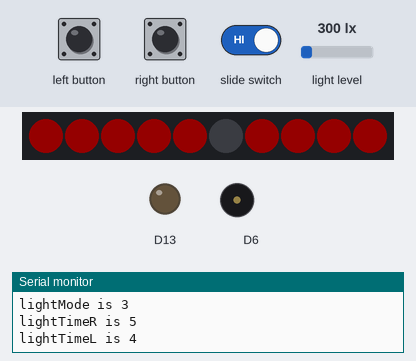
A sketch run on a simulated Adafruit Circuit Playground Express. On the bench: 10 RGB LEDs in strip order, left to right, output pins drawn as LEDs (lit = HIGH), buzzer (waves = sounding), the last lines printed to the serial monitor. Inputs (shaded band) come from the test bench; at power-on: light level 300 lx. Dim RGB values are drawn brighter than linear; random numbers use the default seed unless the sketch sets one; the audio player accepts every command and is not drawn.

Above: at 1.36 s.
1.4 s: left button pressed for 3.2 s
At 4.4 s:
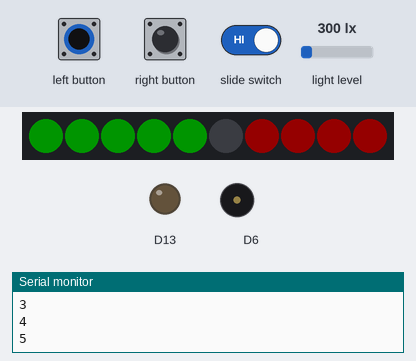
6.1 s: right button pressed for 3.2 s
At 9.1 s:
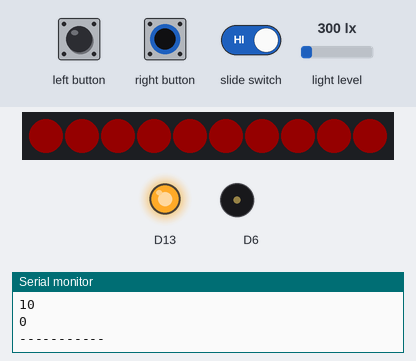
At 10.0 s:
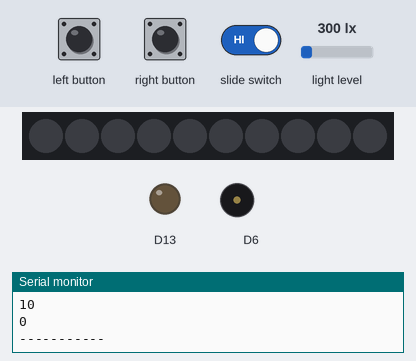
Timing chart, 0 to 11.5 s (numbered marks = the images above; inputs shaded):
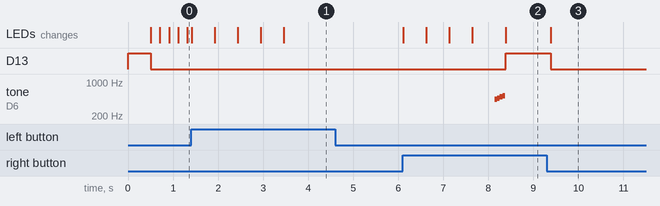

Measured:
- after the input at 1.4 s, the LEDs: first change at once (image 1 shows a later state)
- after the input at 6.1 s, D13: LOW → HIGH after 2.3 s, → LOW 1.0 s later; tone on D6: plays 440 Hz for 0.06 s, 466 Hz for 0.06 s, 494 Hz for 0.06 s, 523 Hz for 0.06 s, starting after 2.0 s

The sketch:

finalGameDemo.ino
```cpp
#include <Adafruit_CircuitPlayground.h>
#include <Wire.h>
#include <SPI.h>

const uint8_t spGAMES[]             PROGMEM ={0xAA,0x15,0x24,0x2A,0xD6,0xE4,0xB6,0xB6,0x79,0x13,0xB1,0x5C,0xB2,0xF3,0x93,0x97,0xA4,0x66,0x3E,0x75,0x77,0x3E,0xF2,0x52,0x8D,0xCD,0x26,0xF6,0xCC,0x7B,0xDE,0x8A,0x9A,0x14,0x2D,0xBA,0xD2,0xAC,0x66,0xDD,0xEB,0xDE,0x8E,0xB6,0x7A,0x47,0x0D,0xAF,0x95,0x3A,0x6D,0xB1,0x9A,0xDA,0x8E,0xED,0x6C,0x67,0x3A,0x6E,0xA5,0x46,0x42,0xB1,0xED,0x74,0x27,0x3A,0x62,0x32,0xC2,0x23,0x76,0xEA,0x7F,0x22,0x36,0x11,0xF5,0x06,0x38,0x1C,0xC8,0x00,0xDF,0x29,0x39,0xE0,0x7B,0x56,0x03,0x7C,0xCD,0xCA,0x80,0xCC,0x83,0x1E,0x00,0x00};
const uint8_t spOVER[]              PROGMEM ={0xA7,0xD0,0xAE,0x2F,0x50,0xBA,0x9D,0x5C,0xDB,0xFA,0x24,0xCE,0x3A,0x72,0x19,0xFA,0x15,0x25,0x73,0xCB,0x45,0xAE,0x67,0xB4,0x2E,0xAD,0x10,0xB1,0x4E,0xC1,0x3D,0xB7,0x3A,0x1A,0x57,0x95,0x70,0xD4,0x9A,0x6C,0x4C,0x85,0xCD,0x4D,0xAF,0x5A,0xA5,0x7D,0x9A,0x9B,0xBB,0x1B,0x8D,0x69,0x66,0xE9,0xDC,0xAD,0xB5,0xA6,0x84,0xD8,0xA8,0xB6,0xD4,0xE9,0x2E,0x56,0x23,0x7E,0x42,0xAF,0xBB,0xC8,0x94,0x78,0x76,0xBD,0x99,0x2C,0x59,0xEC,0xCB,0xF5,0xB2,0x98,0x64,0xA6,0xE4,0x07,0x00,0x00};
const uint8_t spYOU[]               PROGMEM ={0xA5,0xDA,0x0D,0x98,0x23,0x6F,0xF4,0x6A,0x55,0x33,0xA9,0x82,0xC6,0xEB,0x91,0xF5,0x68,0x02,0x11,0x5B,0x67,0x36,0x32,0x2B,0xA2,0x24,0x75,0x75,0xCF,0x7B,0xD5,0x9B,0xD6,0x5A,0x61,0xE5,0x49,0xDD,0x6A,0x97,0xFB,0xD8,0xFB,0x5E,0x77,0xA2,0xB3,0x2C,0x45,0x25,0x8D,0x3C,0x00,0x00};
const uint8_t spGOT[]               PROGMEM ={0xA2,0x20,0xBA,0x2A,0xDD,0x13,0x8F,0x2A,0x07,0x13,0x2D,0x5D,0x7B,0xF3,0x93,0xFB,0x6C,0xE1,0x11,0x73,0x4F,0xE1,0x73,0xB6,0x6B,0xD4,0xBF,0xC5,0xAD,0x66,0x5D,0x3A,0xEF,0x5A,0x4A,0xC2,0x52,0xEE,0x75,0x0F,0x20,0x00,0x43,0xC2,0x19,0x30,0x44,0x04,0x3C};
const uint8_t spONE[]               PROGMEM ={0xA6,0xA5,0x36,0xDF,0x89,0xEC,0xA5,0x86,0xDB,0xF9,0x42,0x56,0x9A,0x2A,0xE1,0xFB,0x0B,0x38,0x7D,0x6F,0x46,0x63,0x7C,0x9D,0x62,0x25,0x9E,0xCD,0x28,0x5C,0xAC,0x32,0xEA,0x38,0xBB,0x1A,0x4D,0x88,0x56,0x2A,0x53,0x67,0x76,0x79,0x70,0x83,0xF3,0x94,0x6C,0xE9,0xD6,0x0C,0xCE,0x61,0x8A,0xB4,0x3B,0x36,0xCA,0x20,0x1A,0xDC,0xAD,0xCD,0x28,0x8D,0x78,0x7B,0x5B,0x26,0x93,0x10,0x6A,0x95,0x9E,0xDA,0x4C,0x25,0x85,0x9A,0x5A,0x9A,0x07};
const uint8_t spTHREE[]             PROGMEM ={0x0C,0x08,0xCA,0x44,0x02,0x1A,0xB0,0x40,0xC8,0x4D,0x15,0x73,0xCB,0xB4,0x39,0x0F,0xB9,0xE9,0x14,0xE6,0xAD,0xBE,0xE4,0x7E,0x50,0x50,0xA9,0xDF,0x91,0xE5,0x25,0x05,0x21,0x79,0x47,0x5E,0x7A,0x18,0x09,0xBD,0x5F,0x45,0xCB,0xC1,0xA8,0xF6,0x76,0x56,0xAD,0x2D,0x41,0x98,0xB3,0xEF,0xD4,0x2E,0x0C,0x5E,0x89,0xE5,0x66,0x65,0x3F,0xB8,0xC1,0x6B,0xF2,0x9A,0x0E,0x63,0x46,0xAF,0x38,0xAB,0x53,0xCC,0x03};
const uint8_t spFOUR[]              PROGMEM ={0xC0,0x00,0x23,0x2D,0x24,0xA0,0x01,0x0B,0x58,0x20,0xC5,0xBC,0xF7,0x11,0x4C,0x9A,0x9A,0xA4,0x84,0xF6,0x39,0x85,0x6E,0x97,0x93,0x98,0x84,0x8C,0xF5,0x5E,0x45,0xCD,0xDE,0x2A,0x91,0x63,0xD2,0x58,0x7D,0x6B,0x55,0xB1,0xF2,0x26,0xED,0xA9,0xE7,0xDB,0xC2,0x4B,0xFC,0xBA,0x49,0x2E,0x89,0x55,0xF4,0xE3,0x66,0xB5,0x95,0xAB,0xCC,0xBB,0x9B,0xED,0x30,0xF6,0x11,0x35,0x76,0x7B,0x00,0x00};
const uint8_t spFIVE[]              PROGMEM ={0xC0,0x80,0xE8,0xCD,0x46,0xEE,0x9C,0x6F,0x31,0x66,0x39,0xB9,0xF3,0x35,0x45,0xD6,0xF4,0x64,0xDE,0x77,0x27,0x79,0xDD,0x93,0x7A,0xDF,0x1D,0x14,0x45,0x4E,0xE6,0x43,0x97,0x73,0x05,0x3D,0x45,0x08,0x5D,0xC5,0x15,0xE5,0x54,0x21,0x56,0x06,0x67,0x90,0x53,0xC7,0x54,0x15,0x14,0x75,0x4F,0x1B,0xAB,0x17,0x43,0x25,0x59,0x5D,0x6C,0x5E,0xAA,0x59,0x75,0xF4,0xA9,0x59,0x69,0xD5,0xD4,0xD1,0xC7,0x6A,0xA1,0x5E,0x53,0xDB,0x10,0x8B,0x86,0x46,0x5D,0x6D,0x43,0x28,0x1A,0x1A,0x35,0xB4,0xF4,0x2E,0x4B,0xA9,0x75,0x62,0x33,0x98,0xA2,0xC6,0x5A,0x09,0xD9,0x20,0x95,0x7B,0x99,0xBB,0x06,0x04,0x38,0x27,0x84,0x00,0xE5,0xD5,0x1F};
const uint8_t spSIX[]               PROGMEM ={0x06,0x98,0xB6,0xC4,0x01,0x2F,0x66,0x46,0x20,0x01,0xD3,0x96,0x18,0x40,0x04,0xAF,0x96,0xA4,0x60,0xA1,0x52,0x8B,0x6F,0xB2,0x92,0x58,0xC4,0xC5,0x67,0xC9,0x4E,0x46,0x95,0x9A,0xB8,0x44,0x2D,0x76,0x7D,0x48,0xD8,0x13,0x15,0x03,0x00,0x10,0x60,0xA2,0x8B,0x00,0x8E,0xAD,0x52,0xC0,0xCF,0x9E,0x1A,0x10,0xC0,0x8F,0xE6,0x0F,0x00,0x00};
const uint8_t spSEVEN[]             PROGMEM ={0x0C,0xF8,0xDE,0x4C,0x02,0x1A,0xD0,0x80,0x05,0x2C,0xB0,0x62,0x17,0x2D,0x43,0x2B,0xF1,0x4D,0x6E,0xB2,0xD3,0x92,0x19,0x1F,0x6E,0xEC,0x51,0x5C,0xE5,0xB9,0x5A,0x58,0x3A,0x76,0x95,0xF7,0x9E,0x1E,0x30,0xAF,0x77,0x65,0xB2,0x29,0x42,0x2C,0xA6,0xB8,0xD9,0x64,0xCD,0x90,0x8A,0xE5,0x66,0x13,0x38,0x8C,0xD3,0x9D,0x58,0xB4,0x17,0x1B,0x29,0xF7,0x62,0x31,0x5E,0xC5,0x24,0xD3,0x88,0xCD,0x79,0xD6,0x90,0x71,0xF7};
const uint8_t spEIGHT[]             PROGMEM ={0x2D,0x2F,0xC5,0x54,0xA3,0x63,0xB5,0xBC,0x54,0x55,0xCD,0x1E,0x32,0xB2,0x5A,0x85,0xB8,0xBA,0xCE,0xCE,0x66,0x36,0x8B,0x56,0xD5,0x22,0xC8,0x55,0x73,0x63,0x2F,0x07,0x00,0x00,0x02,0x44,0x6D,0xCA,0x01,0x04,0x18,0x21,0x86,0x81,0x07};
const uint8_t spNINE[]              PROGMEM ={0x80,0x52,0xAA,0x32,0x2B,0xDA,0xB6,0xA9,0xAC,0x95,0x69,0xCD,0x48,0xAE,0xB1,0x5E,0xC7,0xAD,0x4D,0xAE,0x3A,0xBA,0x0C,0x51,0xAA,0x72,0xAA,0xE0,0x3B,0x25,0xB0,0xCD,0xA9,0x6C,0x9C,0x34,0xCD,0x2A,0x2B,0x77,0x61,0xD2,0x2C,0xEB,0x8C,0xDC,0xFB,0x49,0xD2,0x29,0x32,0x0A,0x17,0xC7,0xCD,0x22,0xEA,0xA9,0x62,0xA8,0x70,0xC9,0x7A,0xA7,0x4D,0x39,0x33,0x58,0x9B,0x8E,0x2E,0x76,0x0D,0xD5,0xA8,0xD3,0xFA,0xD0,0x43,0xB4,0x35,0x76,0x19,0x52,0x96,0xD0,0xCC,0xC8,0x65,0x88,0x43,0x45,0x23,0xAA,0xBA,0x31,0x0C,0x23,0xCD,0x18,0xC3,0x46,0x19,0x25,0x52,0xB3,0xA6,0x1A,0xB4,0xE3,0x48,0xA9,0x88,0x66,0x14,0x56,0x3D,0x22,0x1B,0x86,0xD1,0x29,0x37,0xCA,0x8C,0x0B,0x00,0xF0};
const uint8_t spZERO[]              PROGMEM ={0xAD,0x59,0x3A,0xC8,0x18,0xFD,0x9E,0xA2,0x99,0x34,0x23,0xE9,0x77,0xB2,0xE0,0xDD,0xC4,0xAA,0xCD,0x49,0x5C,0x36,0xB3,0xAC,0x36,0x2B,0xB1,0x45,0xD2,0x33,0x72,0xEF,0x6C,0x54,0xA6,0x73,0x79,0x49,0xDE,0xD5,0xD8,0x2A,0xE9,0xA9,0xDE,0x67,0xEF,0x06,0x99,0xBB,0xA4,0x2D,0x75,0x19,0x54,0xB4,0x2F,0xD1,0xB4,0x79,0xF0,0x83,0x1F,0xFC,0xEC,0x17,0xBB,0x3C,0x00,0x00};
const uint8_t spGOODBYE[]           PROGMEM ={0xA9,0x49,0xE1,0x54,0x91,0x2D,0xAF,0x22,0x07,0x55,0x29,0x69,0x7B,0xF2,0x18,0x38,0x32,0x3C,0xCB,0x4D,0x52,0xC8,0x4A,0x5A,0x65,0x99,0x52,0x21,0x6A,0x61,0x69,0x2E,0x45,0x46,0x2C,0x43,0xA9,0x3C,0x3D,0x1C,0x87,0x2A,0x3A,0xFB,0x50,0x6E,0x73,0xEB,0xDB,0xEC,0x6E,0x77,0xA3,0xF7,0xD1,0x4E,0x35,0xA2,0xCC,0x7E,0x74,0x3E,0xC6,0xA8,0x79,0x85,0xD1,0x86,0x64,0x65,0x16,0x95,0x5B,0x13,0x52,0xB0,0x65,0x94,0x2E,0xB5,0x4D,0x6A,0x55,0x65,0xF8,0x01,0x00,0x00};


int count = 1;

int score = 0;

int holding = 500;
int loading = 100;
int timer = 10;
int level = 0;


bool leftButtonPressed;
bool rightButtonPressed;

bool slideSwitch = CircuitPlayground.slideSwitch();

void setup() {
  Serial.begin(9600);
  CircuitPlayground.begin();
}

void loop() {
  int lightMode;
  int lightTime;
  int lightTimeR;
  int lightTimeL;

  int longerTime;


  bool slideSwitch = CircuitPlayground.slideSwitch();

  CircuitPlayground.clearPixels();
  CircuitPlayground.redLED(LOW);


  if (slideSwitch) {

    if (count == 1) {

    int lightMode = random(1,5);//asndjajsdjfasdfjasjdfjawjsdf
    int lightTime = random(1,6);
    int lightTimeR = random(1,6);
    int lightTimeL = random(1,6);

    if (lightTimeR > lightTimeL) {
      longerTime = lightTimeR;
    } else if (lightTimeR <= lightTimeL) {
      longerTime = lightTimeL;
    }

      Serial.print("longer Time is ");
      Serial.println(longerTime);

    switch (lightMode) {
      case 1:

      Serial.print("lightMode is ");
      Serial.println(lightMode);

      Serial.print("lightTime is ");
      Serial.println(lightTime);


      for (int i=0; i<lightTime; i++) {
        CircuitPlayground.setPixelColor(i, 255,   0,   0);
        delay(loading);
      }
      break;

      case 2:
      Serial.print("lightMode is ");
      Serial.println(lightMode);

      Serial.print("lightTimeR is ");
      Serial.println(lightTime);


      for (int i=0; i<lightTime; i++) {
        int ll = map(i, 0, 4, 9, 5);
        CircuitPlayground.setPixelColor(ll, 255,   0,   0);
        delay(loading);
      }
      break;

      case 3:
      Serial.print("lightMode is ");
      Serial.println(lightMode);

      Serial.print("lightTimeR is ");
      Serial.println(lightTimeR);

      Serial.print("lightTimeL is ");
      Serial.println(lightTimeL);


      for (int i=0; i<lightTimeR || i<lightTimeL; i++) {
        if (i<lightTimeR) {
          CircuitPlayground.setPixelColor(i, 255,   0,   0);
          delay(loading);
        }
        if(i<lightTimeL) {
          CircuitPlayground.setPixelColor(9-i, 255,   0,   0);
          delay(loading);
        }
      }
      break;

      case 4:
      Serial.print("lightMode is ");
      Serial.println(lightMode);

      CircuitPlayground.setPixelColor(0, 255,   0,   0);
      CircuitPlayground.setPixelColor(1, 255,   0,   0);
      CircuitPlayground.setPixelColor(2, 255,   0,   0);
      CircuitPlayground.setPixelColor(3, 255,   0,   0);
      CircuitPlayground.setPixelColor(4, 255,   0,   0);
      CircuitPlayground.setPixelColor(5, 255,   0,   0);
      CircuitPlayground.setPixelColor(6, 255,   0,   0);
      CircuitPlayground.setPixelColor(7, 255,   0,   0);
      CircuitPlayground.setPixelColor(8, 255,   0,   0);
      CircuitPlayground.setPixelColor(9, 255,   0,   0);

      CircuitPlayground.redLED(HIGH);
      break;
    }


    //-------------------------------------------- input part --------------------------------------------

    int right = 0;
    int left = 0;

    int step = 0;

    while (lightMode == 1){
      //M1111111111111111111111111111
      step++;

      leftButtonPressed = CircuitPlayground.rightButton();
      rightButtonPressed = CircuitPlayground.leftButton();
      if (right < lightTime && rightButtonPressed) {
        CircuitPlayground.setPixelColor(right, 0,   255,   0);
        right++;
        score++;
        Serial.println(right);
        delay(holding);
      } else if (leftButtonPressed || (step*timer) > ((lightTime*holding)*1.5)) {
        count = 0;
        break;
      } else if (right>=lightTime) {
        passTone();
        break;
      }
      delay(timer);
    }

    while (lightMode == 2){//M22222222222222222222222

      step++;

      leftButtonPressed = CircuitPlayground.rightButton();
      rightButtonPressed = CircuitPlayground.leftButton();
      if (left < lightTime && leftButtonPressed) {
        CircuitPlayground.setPixelColor(9-left, 0,   255,   0);
        left++;
        score++;
        Serial.println(left);
        delay(holding);
      } else if (rightButtonPressed || (step*timer) > ((lightTime*holding)*1.5)) {
        count = 0;
        break;
      } else if (left>=lightTime) {
        passTone();
        break;
      }
      delay(timer);
    }

    while (lightMode == 3) {

      step++;

      leftButtonPressed = CircuitPlayground.rightButton();
      rightButtonPressed = CircuitPlayground.leftButton();

      if ((right < lightTimeR) && rightButtonPressed) {
        CircuitPlayground.setPixelColor(right, 0,   255,   0);
        delay(holding);
        right++;
        score++;
        Serial.println(right);
      } else if (right>=lightTimeR) {

      }

      if (left < lightTimeL && leftButtonPressed) {
        CircuitPlayground.setPixelColor(9-left, 0,   255,   0);
        delay(holding);
        left++;
        score++;
        Serial.println(left);
      } else if (left>=lightTimeL) {

      }


      if ((step*timer) > (longerTime*holding)*1.5) {
        count = 0;
        break;
      }

      if (right>=lightTimeR && left>=lightTimeL) {
        passTone();
        break;
      }
      delay(timer);
    }

    while (lightMode == 4) {

      step++;

      leftButtonPressed = CircuitPlayground.rightButton();
      rightButtonPressed = CircuitPlayground.leftButton();

      int lightLevel = CircuitPlayground.lightSensor();


      if (leftButtonPressed || rightButtonPressed){
        count = 0;
        break;
      }

      if (lightLevel < 200) {
      CircuitPlayground.setPixelColor(0,   0, 255,   0);
      CircuitPlayground.setPixelColor(1,   0, 255,   0);
      CircuitPlayground.setPixelColor(2,   0, 255,   0);
      CircuitPlayground.setPixelColor(3,   0, 255,   0);
      CircuitPlayground.setPixelColor(4,   0, 255,   0);
      CircuitPlayground.setPixelColor(5,   0, 255,   0);
      CircuitPlayground.setPixelColor(6,   0, 255,   0);
      CircuitPlayground.setPixelColor(7,   0, 255,   0);
      CircuitPlayground.setPixelColor(8,   0, 255,   0);
      CircuitPlayground.setPixelColor(9,   0, 255,   0);
      score++;
      delay(holding);
      break;
      }
      delay(timer);
    }

  Serial.println("-----------");
  Serial.println(score);
  Serial.println(count);
  Serial.println("-----------");

  }

  if (count == 0) {
  CircuitPlayground.speaker.say(spGAMES);
  CircuitPlayground.speaker.say(spOVER);
  delay(1000);
  CircuitPlayground.speaker.say(spGOODBYE);
  CircuitPlayground.speaker.end();
  count = 2;
  }

  }
}

void passTone() {
  CircuitPlayground.playTone(440, 60);
  CircuitPlayground.playTone(466, 60);
  CircuitPlayground.playTone(494, 60);
  CircuitPlayground.playTone(523, 60);
}
```
